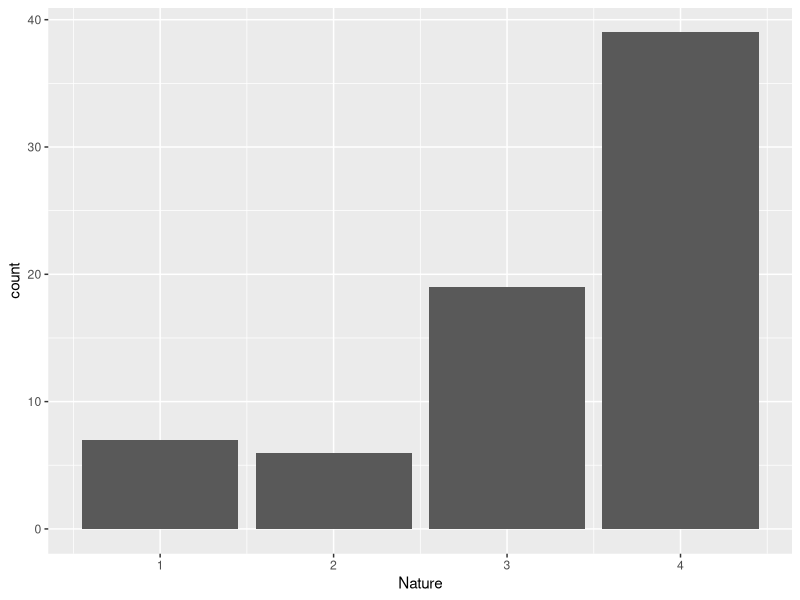

Generate this figure with R:
## ---- chunk 1
library(ggplot2)
## ---- chunk 2
df <- read.csv("GreenSeaTurtleInjuries2019_2023.csv", h=TRUE)

## ---- chunk 3
InjuryNature.plot <- ggplot(data = df, aes(Nature))+
  geom_bar()
InjuryNature.plot
